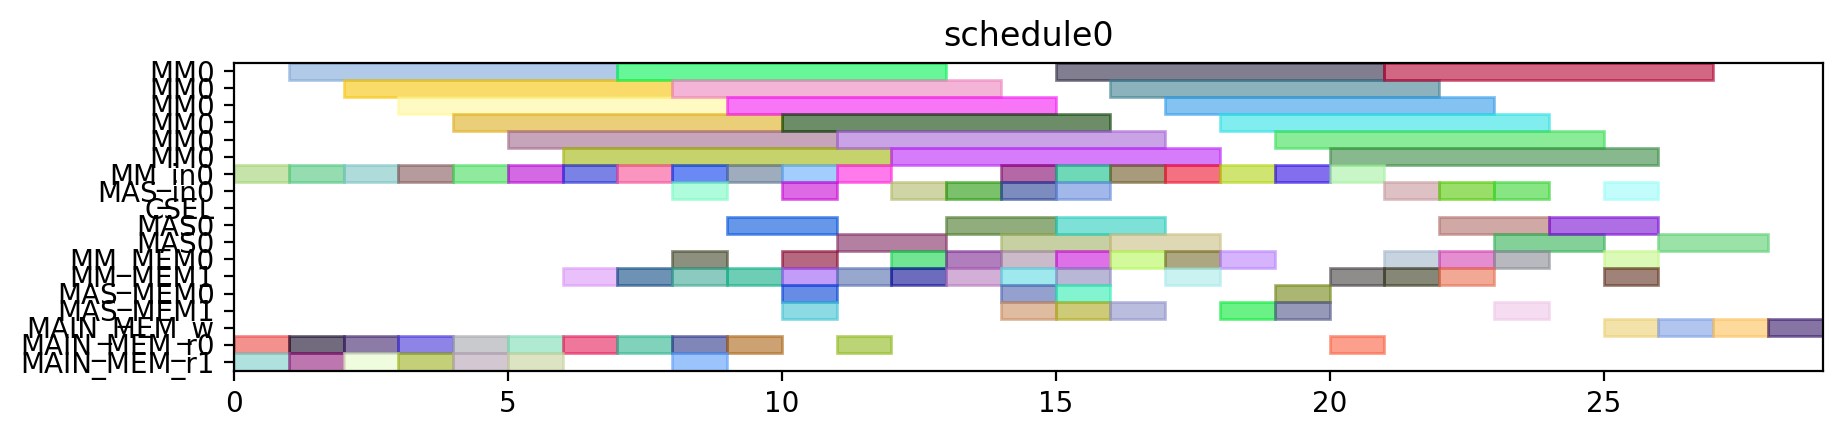

Write the Python code that produced this figure.
from pyschedule import Scenario, solvers, plotters, alt


def solve():
	horizon = 120
	S = Scenario("schedule0", horizon=horizon)

	# resource
	MM = S.Resources('MM', num=1, size=6)
	MM_in = S.Resources('MM_in', num=1)
	MAS_in = S.Resources('MAS_in', num=1)
	CSEL = S.Resource('CSEL')
	MAS = S.Resources('MAS', num=1, size=2, periods=range(1, horizon))
	MM_MEM = S.Resources('MM_MEM', num=2)
	MAS_MEM = S.Resources('MAS_MEM', num=2)
	MAIN_MEM_w = S.Resource('MAIN_MEM_w', size=1)
	MAIN_MEM_r = S.Resources('MAIN_MEM_r', num=2)

	# result of previous scheduling

	# new tasks
	T1 = S.Task('T1', length=6, delay_cost=1)
	T1 += alt(MM)
	T1_in = S.Task('T1_in', length=1, delay_cost=1)
	T1_in += alt(MM_in)
	S += T1_in*MM_in[0]<=T1*MM[0]
	T1_mem0 = S.Task('T1_mem0', length=1, delay_cost=1)
	T1_mem0 += MAIN_MEM_r[0]
	S += T1_mem0 <= T1

	T1_mem1 = S.Task('T1_mem1', length=1, delay_cost=1)
	T1_mem1 += MAIN_MEM_r[1]
	S += T1_mem1 <= T1

	T2 = S.Task('T2', length=6, delay_cost=1)
	T2 += alt(MM)
	T2_in = S.Task('T2_in', length=1, delay_cost=1)
	T2_in += alt(MM_in)
	S += T2_in*MM_in[0]<=T2*MM[0]
	T2_mem0 = S.Task('T2_mem0', length=1, delay_cost=1)
	T2_mem0 += MAIN_MEM_r[0]
	S += T2_mem0 <= T2

	T2_mem1 = S.Task('T2_mem1', length=1, delay_cost=1)
	T2_mem1 += MAIN_MEM_r[1]
	S += T2_mem1 <= T2

	T3 = S.Task('T3', length=6, delay_cost=1)
	T3 += alt(MM)
	T3_in = S.Task('T3_in', length=1, delay_cost=1)
	T3_in += alt(MM_in)
	S += T3_in*MM_in[0]<=T3*MM[0]
	T3_mem0 = S.Task('T3_mem0', length=1, delay_cost=1)
	T3_mem0 += MAIN_MEM_r[0]
	S += T3_mem0 <= T3

	T3_mem1 = S.Task('T3_mem1', length=1, delay_cost=1)
	T3_mem1 += MAIN_MEM_r[1]
	S += T3_mem1 <= T3

	T4 = S.Task('T4', length=6, delay_cost=1)
	T4 += alt(MM)
	T4_in = S.Task('T4_in', length=1, delay_cost=1)
	T4_in += alt(MM_in)
	S += T4_in*MM_in[0]<=T4*MM[0]
	T4_mem0 = S.Task('T4_mem0', length=1, delay_cost=1)
	T4_mem0 += MAIN_MEM_r[0]
	S += T4_mem0 <= T4

	T4_mem1 = S.Task('T4_mem1', length=1, delay_cost=1)
	T4_mem1 += MAIN_MEM_r[1]
	S += T4_mem1 <= T4

	T5 = S.Task('T5', length=6, delay_cost=1)
	T5 += alt(MM)
	T5_in = S.Task('T5_in', length=1, delay_cost=1)
	T5_in += alt(MM_in)
	S += T5_in*MM_in[0]<=T5*MM[0]
	T5_mem0 = S.Task('T5_mem0', length=1, delay_cost=1)
	T5_mem0 += MAIN_MEM_r[0]
	S += T5_mem0 <= T5

	T5_mem1 = S.Task('T5_mem1', length=1, delay_cost=1)
	T5_mem1 += MAIN_MEM_r[1]
	S += T5_mem1 <= T5

	T6 = S.Task('T6', length=6, delay_cost=1)
	T6 += alt(MM)
	T6_in = S.Task('T6_in', length=1, delay_cost=1)
	T6_in += alt(MM_in)
	S += T6_in*MM_in[0]<=T6*MM[0]
	T6_mem0 = S.Task('T6_mem0', length=1, delay_cost=1)
	T6_mem0 += MAIN_MEM_r[0]
	S += T6_mem0 <= T6

	T6_mem1 = S.Task('T6_mem1', length=1, delay_cost=1)
	T6_mem1 += MAIN_MEM_r[1]
	S += T6_mem1 <= T6

	T7 = S.Task('T7', length=6, delay_cost=1)
	T7 += alt(MM)
	T7_in = S.Task('T7_in', length=1, delay_cost=1)
	T7_in += alt(MM_in)
	S += T7_in*MM_in[0]<=T7*MM[0]
	T7_mem0 = S.Task('T7_mem0', length=1, delay_cost=1)
	T7_mem0 += MAIN_MEM_r[0]
	S += T7_mem0 <= T7

	T7_mem1 = S.Task('T7_mem1', length=1, delay_cost=1)
	T7_mem1 += MAIN_MEM_r[1]
	S += T7_mem1 <= T7

	T8 = S.Task('T8', length=6, delay_cost=1)
	T8 += alt(MM)
	T8_in = S.Task('T8_in', length=1, delay_cost=1)
	T8_in += alt(MM_in)
	S += T8_in*MM_in[0]<=T8*MM[0]
	T8_mem0 = S.Task('T8_mem0', length=1, delay_cost=1)
	T8_mem0 += MAIN_MEM_r[0]
	S += T8_mem0 <= T8

	T8_mem1 = S.Task('T8_mem1', length=1, delay_cost=1)
	T8_mem1 += alt(MM_MEM)
	S += (T1*MM[0])-1 < T8_mem1*MM_MEM[1]
	S += T8_mem1 <= T8

	T9 = S.Task('T9', length=6, delay_cost=1)
	T9 += alt(MM)
	T9_in = S.Task('T9_in', length=1, delay_cost=1)
	T9_in += alt(MM_in)
	S += T9_in*MM_in[0]<=T9*MM[0]
	T9_mem0 = S.Task('T9_mem0', length=1, delay_cost=1)
	T9_mem0 += MAIN_MEM_r[0]
	S += T9_mem0 <= T9

	T9_mem1 = S.Task('T9_mem1', length=1, delay_cost=1)
	T9_mem1 += alt(MM_MEM)
	S += (T1*MM[0])-1 < T9_mem1*MM_MEM[1]
	S += T9_mem1 <= T9

	T10 = S.Task('T10', length=6, delay_cost=1)
	T10 += alt(MM)
	T10_in = S.Task('T10_in', length=1, delay_cost=1)
	T10_in += alt(MM_in)
	S += T10_in*MM_in[0]<=T10*MM[0]
	T10_mem0 = S.Task('T10_mem0', length=1, delay_cost=1)
	T10_mem0 += MAIN_MEM_r[0]
	S += T10_mem0 <= T10

	T10_mem1 = S.Task('T10_mem1', length=1, delay_cost=1)
	T10_mem1 += alt(MM_MEM)
	S += (T3*MM[0])-1 < T10_mem1*MM_MEM[1]
	S += T10_mem1 <= T10

	T11 = S.Task('T11', length=6, delay_cost=1)
	T11 += alt(MM)
	T11_in = S.Task('T11_in', length=1, delay_cost=1)
	T11_in += alt(MM_in)
	S += T11_in*MM_in[0]<=T11*MM[0]
	T11_mem0 = S.Task('T11_mem0', length=1, delay_cost=1)
	T11_mem0 += MAIN_MEM_r[0]
	S += T11_mem0 <= T11

	T11_mem1 = S.Task('T11_mem1', length=1, delay_cost=1)
	T11_mem1 += alt(MM_MEM)
	S += (T3*MM[0])-1 < T11_mem1*MM_MEM[1]
	S += T11_mem1 <= T11

	T12 = S.Task('T12', length=2, delay_cost=1)
	T12 += alt(MAS)
	T12_in = S.Task('T12_in', length=1, delay_cost=1)
	T12_in += alt(MAS_in)
	S += T12_in*MAS_in[0]<=T12*MAS[0]

	T12_mem0 = S.Task('T12_mem0', length=1, delay_cost=1)
	T12_mem0 += alt(MM_MEM)
	S += (T4*MM[0])-1 < T12_mem0*MM_MEM[0]
	S += T12_mem0 <= T12

	T12_mem1 = S.Task('T12_mem1', length=1, delay_cost=1)
	T12_mem1 += alt(MM_MEM)
	S += (T2*MM[0])-1 < T12_mem1*MM_MEM[1]
	S += T12_mem1 <= T12

	T13 = S.Task('T13', length=2, delay_cost=1)
	T13 += alt(MAS)
	T13_in = S.Task('T13_in', length=1, delay_cost=1)
	T13_in += alt(MAS_in)
	S += T13_in*MAS_in[0]<=T13*MAS[0]

	T13_mem0 = S.Task('T13_mem0', length=1, delay_cost=1)
	T13_mem0 += alt(MM_MEM)
	S += (T4*MM[0])-1 < T13_mem0*MM_MEM[0]
	S += T13_mem0 <= T13

	T13_mem1 = S.Task('T13_mem1', length=1, delay_cost=1)
	T13_mem1 += alt(MM_MEM)
	S += (T2*MM[0])-1 < T13_mem1*MM_MEM[1]
	S += T13_mem1 <= T13

	T15 = S.Task('T15', length=2, delay_cost=1)
	T15 += alt(MAS)
	T15_in = S.Task('T15_in', length=1, delay_cost=1)
	T15_in += alt(MAS_in)
	S += T15_in*MAS_in[0]<=T15*MAS[0]

	T15_mem0 = S.Task('T15_mem0', length=1, delay_cost=1)
	T15_mem0 += alt(MM_MEM)
	S += (T7*MM[0])-1 < T15_mem0*MM_MEM[0]
	S += T15_mem0 <= T15

	T15_mem1 = S.Task('T15_mem1', length=1, delay_cost=1)
	T15_mem1 += alt(MM_MEM)
	S += (T7*MM[0])-1 < T15_mem1*MM_MEM[1]
	S += T15_mem1 <= T15

	T14 = S.Task('T14', length=6, delay_cost=1)
	T14 += alt(MM)
	T14_in = S.Task('T14_in', length=1, delay_cost=1)
	T14_in += alt(MM_in)
	S += T14_in*MM_in[0]<=T14*MM[0]
	T14_mem0 = S.Task('T14_mem0', length=1, delay_cost=1)
	T14_mem0 += alt(MAS_MEM)
	S += (T13*MAS[0])-1 < T14_mem0*MAS_MEM[0]
	S += T14_mem0 <= T14

	T14_mem1 = S.Task('T14_mem1', length=1, delay_cost=1)
	T14_mem1 += alt(MAS_MEM)
	S += (T13*MAS[0])-1 < T14_mem1*MAS_MEM[1]
	S += T14_mem1 <= T14

	T16 = S.Task('T16', length=6, delay_cost=1)
	T16 += alt(MM)
	T16_in = S.Task('T16_in', length=1, delay_cost=1)
	T16_in += alt(MM_in)
	S += T16_in*MM_in[0]<=T16*MM[0]
	T16_mem0 = S.Task('T16_mem0', length=1, delay_cost=1)
	T16_mem0 += alt(MM_MEM)
	S += (T1*MM[0])-1 < T16_mem0*MM_MEM[0]
	S += T16_mem0 <= T16

	T16_mem1 = S.Task('T16_mem1', length=1, delay_cost=1)
	T16_mem1 += alt(MM_MEM)
	S += (T8*MM[0])-1 < T16_mem1*MM_MEM[1]
	S += T16_mem1 <= T16

	T17 = S.Task('T17', length=6, delay_cost=1)
	T17 += alt(MM)
	T17_in = S.Task('T17_in', length=1, delay_cost=1)
	T17_in += alt(MM_in)
	S += T17_in*MM_in[0]<=T17*MM[0]
	T17_mem0 = S.Task('T17_mem0', length=1, delay_cost=1)
	T17_mem0 += alt(MM_MEM)
	S += (T8*MM[0])-1 < T17_mem0*MM_MEM[0]
	S += T17_mem0 <= T17

	T17_mem1 = S.Task('T17_mem1', length=1, delay_cost=1)
	T17_mem1 += alt(MAS_MEM)
	S += (T15*MAS[0])-1 < T17_mem1*MAS_MEM[1]
	S += T17_mem1 <= T17

	T18 = S.Task('T18', length=2, delay_cost=1)
	T18 += alt(MAS)
	T18_in = S.Task('T18_in', length=1, delay_cost=1)
	T18_in += alt(MAS_in)
	S += T18_in*MAS_in[0]<=T18*MAS[0]

	T18_mem0 = S.Task('T18_mem0', length=1, delay_cost=1)
	T18_mem0 += alt(MM_MEM)
	S += (T5*MM[0])-1 < T18_mem0*MM_MEM[0]
	S += T18_mem0 <= T18

	T18_mem1 = S.Task('T18_mem1', length=1, delay_cost=1)
	T18_mem1 += alt(MM_MEM)
	S += (T9*MM[0])-1 < T18_mem1*MM_MEM[1]
	S += T18_mem1 <= T18

	T19 = S.Task('T19', length=2, delay_cost=1)
	T19 += alt(MAS)
	T19_in = S.Task('T19_in', length=1, delay_cost=1)
	T19_in += alt(MAS_in)
	S += T19_in*MAS_in[0]<=T19*MAS[0]

	T19_mem0 = S.Task('T19_mem0', length=1, delay_cost=1)
	T19_mem0 += alt(MM_MEM)
	S += (T5*MM[0])-1 < T19_mem0*MM_MEM[0]
	S += T19_mem0 <= T19

	T19_mem1 = S.Task('T19_mem1', length=1, delay_cost=1)
	T19_mem1 += alt(MM_MEM)
	S += (T9*MM[0])-1 < T19_mem1*MM_MEM[1]
	S += T19_mem1 <= T19

	T21 = S.Task('T21', length=2, delay_cost=1)
	T21 += alt(MAS)
	T21_in = S.Task('T21_in', length=1, delay_cost=1)
	T21_in += alt(MAS_in)
	S += T21_in*MAS_in[0]<=T21*MAS[0]

	T21_mem0 = S.Task('T21_mem0', length=1, delay_cost=1)
	T21_mem0 += alt(MM_MEM)
	S += (T6*MM[0])-1 < T21_mem0*MM_MEM[0]
	S += T21_mem0 <= T21

	T21_mem1 = S.Task('T21_mem1', length=1, delay_cost=1)
	T21_mem1 += alt(MM_MEM)
	S += (T10*MM[0])-1 < T21_mem1*MM_MEM[1]
	S += T21_mem1 <= T21

	T24 = S.Task('T24', length=6, delay_cost=1)
	T24 += alt(MM)
	T24_in = S.Task('T24_in', length=1, delay_cost=1)
	T24_in += alt(MM_in)
	S += T24_in*MM_in[0]<=T24*MM[0]
	T24_mem0 = S.Task('T24_mem0', length=1, delay_cost=1)
	T24_mem0 += alt(MM_MEM)
	S += (T11*MM[0])-1 < T24_mem0*MM_MEM[0]
	S += T24_mem0 <= T24

	T24_mem1 = S.Task('T24_mem1', length=1, delay_cost=1)
	T24_mem1 += alt(MAS_MEM)
	S += (T12*MAS[0])-1 < T24_mem1*MAS_MEM[1]
	S += T24_mem1 <= T24

	T20 = S.Task('T20', length=6, delay_cost=1)
	T20 += alt(MM)
	T20_in = S.Task('T20_in', length=1, delay_cost=1)
	T20_in += alt(MM_in)
	S += T20_in*MM_in[0]<=T20*MM[0]
	T20_mem0 = S.Task('T20_mem0', length=1, delay_cost=1)
	T20_mem0 += alt(MAS_MEM)
	S += (T15*MAS[0])-1 < T20_mem0*MAS_MEM[0]
	S += T20_mem0 <= T20

	T20_mem1 = S.Task('T20_mem1', length=1, delay_cost=1)
	T20_mem1 += alt(MAS_MEM)
	S += (T18*MAS[0])-1 < T20_mem1*MAS_MEM[1]
	S += T20_mem1 <= T20

	T22 = S.Task('T22', length=6, delay_cost=1)
	T22 += alt(MM)
	T22_in = S.Task('T22_in', length=1, delay_cost=1)
	T22_in += alt(MM_in)
	S += T22_in*MM_in[0]<=T22*MM[0]
	T22_mem0 = S.Task('T22_mem0', length=1, delay_cost=1)
	T22_mem0 += alt(MAS_MEM)
	S += (T21*MAS[0])-1 < T22_mem0*MAS_MEM[0]
	S += T22_mem0 <= T22

	T22_mem1 = S.Task('T22_mem1', length=1, delay_cost=1)
	T22_mem1 += alt(MAS_MEM)
	S += (T21*MAS[0])-1 < T22_mem1*MAS_MEM[1]
	S += T22_mem1 <= T22

	T23 = S.Task('T23', length=6, delay_cost=1)
	T23 += alt(MM)
	T23_in = S.Task('T23_in', length=1, delay_cost=1)
	T23_in += alt(MM_in)
	S += T23_in*MM_in[0]<=T23*MM[0]
	T23_mem0 = S.Task('T23_mem0', length=1, delay_cost=1)
	T23_mem0 += alt(MAS_MEM)
	S += (T19*MAS[0])-1 < T23_mem0*MAS_MEM[0]
	S += T23_mem0 <= T23

	T23_mem1 = S.Task('T23_mem1', length=1, delay_cost=1)
	T23_mem1 += alt(MAS_MEM)
	S += (T19*MAS[0])-1 < T23_mem1*MAS_MEM[1]
	S += T23_mem1 <= T23

	Z2_new = S.Task('Z2_new', length=6, delay_cost=1)
	Z2_new += alt(MM)
	Z2_new_in = S.Task('Z2_new_in', length=1, delay_cost=1)
	Z2_new_in += alt(MM_in)
	S += Z2_new_in*MM_in[0]<=Z2_new*MM[0]
	S += 0<Z2_new

	Z2_new_w = S.Task('Z2_new_w', length=1, delay_cost=1)
	Z2_new_w += alt(MAIN_MEM_w)
	S += Z2_new <= Z2_new_w

	Z2_new_mem0 = S.Task('Z2_new_mem0', length=1, delay_cost=1)
	Z2_new_mem0 += MAIN_MEM_r[0]
	S += Z2_new_mem0 <= Z2_new

	Z2_new_mem1 = S.Task('Z2_new_mem1', length=1, delay_cost=1)
	Z2_new_mem1 += alt(MM_MEM)
	S += (T14*MM[0])-1 < Z2_new_mem1*MM_MEM[1]
	S += Z2_new_mem1 <= Z2_new

	T25 = S.Task('T25', length=2, delay_cost=1)
	T25 += alt(MAS)
	T25_in = S.Task('T25_in', length=1, delay_cost=1)
	T25_in += alt(MAS_in)
	S += T25_in*MAS_in[0]<=T25*MAS[0]

	T25_mem0 = S.Task('T25_mem0', length=1, delay_cost=1)
	T25_mem0 += alt(MM_MEM)
	S += (T20*MM[0])-1 < T25_mem0*MM_MEM[0]
	S += T25_mem0 <= T25

	T25_mem1 = S.Task('T25_mem1', length=1, delay_cost=1)
	T25_mem1 += alt(MM_MEM)
	S += (T20*MM[0])-1 < T25_mem1*MM_MEM[1]
	S += T25_mem1 <= T25

	X2_new = S.Task('X2_new', length=2, delay_cost=1)
	X2_new += alt(MAS)
	X2_new_in = S.Task('X2_new_in', length=1, delay_cost=1)
	X2_new_in += alt(MAS_in)
	S += X2_new_in*MAS_in[0]<=X2_new*MAS[0]

	S += 0<X2_new

	X2_new_w = S.Task('X2_new_w', length=1, delay_cost=1)
	X2_new_w += alt(MAIN_MEM_w)
	S += X2_new <= X2_new_w

	X2_new_mem0 = S.Task('X2_new_mem0', length=1, delay_cost=1)
	X2_new_mem0 += alt(MM_MEM)
	S += (T22*MM[0])-1 < X2_new_mem0*MM_MEM[0]
	S += X2_new_mem0 <= X2_new

	X2_new_mem1 = S.Task('X2_new_mem1', length=1, delay_cost=1)
	X2_new_mem1 += alt(MM_MEM)
	S += (T24*MM[0])-1 < X2_new_mem1*MM_MEM[1]
	S += X2_new_mem1 <= X2_new

	X1_new = S.Task('X1_new', length=2, delay_cost=1)
	X1_new += alt(MAS)
	X1_new_in = S.Task('X1_new_in', length=1, delay_cost=1)
	X1_new_in += alt(MAS_in)
	S += X1_new_in*MAS_in[0]<=X1_new*MAS[0]

	S += 0<X1_new

	X1_new_w = S.Task('X1_new_w', length=1, delay_cost=1)
	X1_new_w += alt(MAIN_MEM_w)
	S += X1_new <= X1_new_w

	X1_new_mem0 = S.Task('X1_new_mem0', length=1, delay_cost=1)
	X1_new_mem0 += alt(MM_MEM)
	S += (T23*MM[0])-1 < X1_new_mem0*MM_MEM[0]
	S += X1_new_mem0 <= X1_new

	X1_new_mem1 = S.Task('X1_new_mem1', length=1, delay_cost=1)
	X1_new_mem1 += alt(MM_MEM)
	S += (T17*MM[0])-1 < X1_new_mem1*MM_MEM[1]
	S += X1_new_mem1 <= X1_new

	Z1_new = S.Task('Z1_new', length=2, delay_cost=1)
	Z1_new += alt(MAS)
	Z1_new_in = S.Task('Z1_new_in', length=1, delay_cost=1)
	Z1_new_in += alt(MAS_in)
	S += Z1_new_in*MAS_in[0]<=Z1_new*MAS[0]

	S += 0<Z1_new

	Z1_new_w = S.Task('Z1_new_w', length=1, delay_cost=1)
	Z1_new_w += alt(MAIN_MEM_w)
	S += Z1_new <= Z1_new_w

	Z1_new_mem0 = S.Task('Z1_new_mem0', length=1, delay_cost=1)
	Z1_new_mem0 += alt(MM_MEM)
	S += (T16*MM[0])-1 < Z1_new_mem0*MM_MEM[0]
	S += Z1_new_mem0 <= Z1_new

	Z1_new_mem1 = S.Task('Z1_new_mem1', length=1, delay_cost=1)
	Z1_new_mem1 += alt(MAS_MEM)
	S += (T25*MAS[0])-1 < Z1_new_mem1*MAS_MEM[1]
	S += Z1_new_mem1 <= Z1_new

	solvers.mip.solve(S,msg=1,kind='CPLEX',ratio_gap=1.01)

	solution = [['hoge']*len(S.solution()[1]) for i in range(len(S.solution()))]
	for i in range(len(S.solution())):
		for j in range(len(S.solution()[i])):
			solution[i][j]=str(S.solution()[i][j])
	print(solution)

	cycles = int(solution[-1][3])

	pic_file_name = "/mnt/rose/usr1/fukuda/ABE/multiRAM_multiMAS_16mux/scheduling_result/stage6MM1_stage2MAS1/EP_LADDERMUL/schedule0.png"
	if(S.solution() != []):
		plotters.matplotlib.plot(S,img_filename=pic_file_name, show_task_labels=False, fig_size=(cycles*0.25+3, 2))

	return solution
